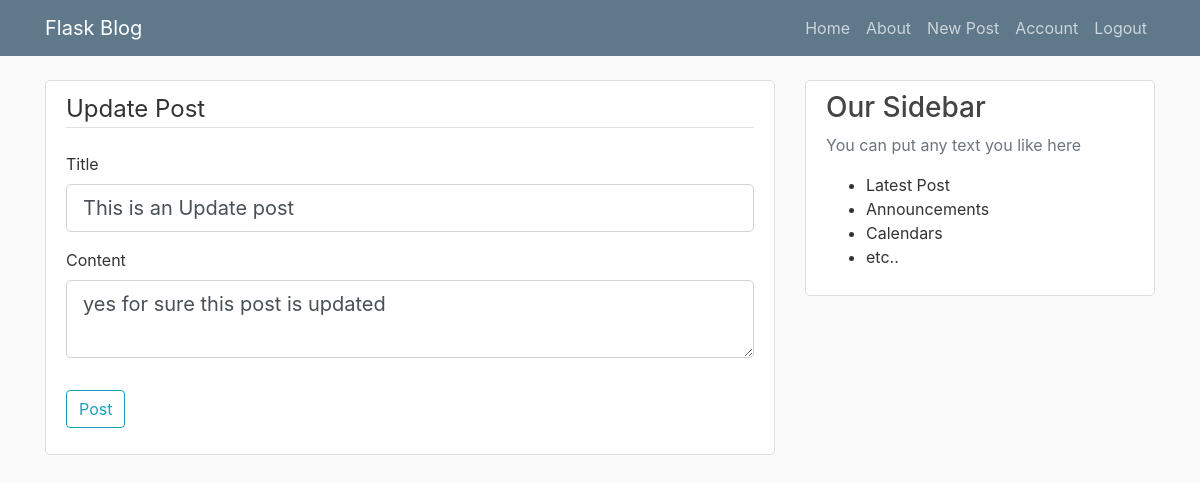
Screenshot of /post/1/update (signed in) with the database file from the repository.
### blog/models.py (models this page shows, shortened)
class Post(db.Model):
    id = db.Column(db.Integer, primary_key=True)
    title = db.Column(db.String(100), nullable=False)
    date_post = db.Column(db.DateTime, nullable=False, default=datetime.utcnow)
    content = db.Column(db.Text, nullable=False)
    user_id = db.Column(db.Integer, db.ForeignKey('user.id'), nullable=False)

### blog/routes.py (the view)
@app.route("/post/<int:post_id>/update", methods=['GET', 'POST'])
@login_required
def update_post(post_id):
    post = Post.query.get_or_404(post_id)
    if post.author != current_user:
        abort(403)
    form = PostForm()
    if form.validate_on_submit():
        post.title = form.title.data
        post.content = form.content.data
        db.session.commit()
        flash('Your Post Has Been Updated', 'primary')
        return redirect(url_for('post', post_id=post.id))
    elif request.method == 'GET':
        form.title.data = post.title
        form.content.data = post.content
    return render_template('create_post.html', title='Update Post', form=form, legend='Update Post')

### blog/forms.py
class PostForm(FlaskForm):
    title = StringField('Title', validators=[DataRequired()])
    content = TextAreaField('Content', validators=[DataRequired()])
    submit = SubmitField('Post')

### blog/models.py (called while the page is built)
@login_manager.user_loader
def load_user(user_id):
    return User.query.get(int(user_id))

### blog/templates/create_post.html (shortened to what this page needs)
{% extends "layout.html" %}
{% block content %}
<div class="content-section">
    <form action="" method="post">
        <fieldset class="form-group">
            <legend class="border-bottom mb-4">{{ legend }}</legend>
            <div class="form-group">
                {{ form.title.label(class="form-control-label") }}
                {% if form.title.errors %}
                    {{ form.title(class="form-control form-control-lg is-invalid") }}
                        <div class="invalid-feedback">
                            {% for error in errors %}
                                <span>{{ error }}</span>
                            {% endfor %}
                        </div>
                {% else %}
                {{ form.title(class="form-control form-control-lg") }}
                {% endif %}
            </div>
            <div class="form-group">
                {{ form.content.label(class="form-control-label") }}
                {% if form.content.errors %}
                    {{ form.content(class="form-control form-control-lg is-invalid") }}
                        <div class="invalid-feedback">
                            {% for error in errors %}
                                <span>{{ error }}</span>
                            {% endfor %}
                        </div>
                {% else %}
                {{ form.content(class="form-control form-control-lg") }}
                {% endif %}
            </div>
        </fieldset>
        <div class="form-group">
            {{ form.submit(class="btn btn-outline-info")}}
        </div>
    </form>
</div>
{% endblock %}

### blog/static/main.css (style rules this page uses)
body { background: #fafafa; color: #333333; margin-top: 5rem; }
.content-section { background: #ffffff; padding: 10px 20px; border: 1px solid #dddddd; border-radius: 5px; margin-bottom: 20px; }

### rows the page displays
Post: title "This is an Update post", content "yes for sure this post is updated"

### other values shown
{{ legend }} "Update Post"
